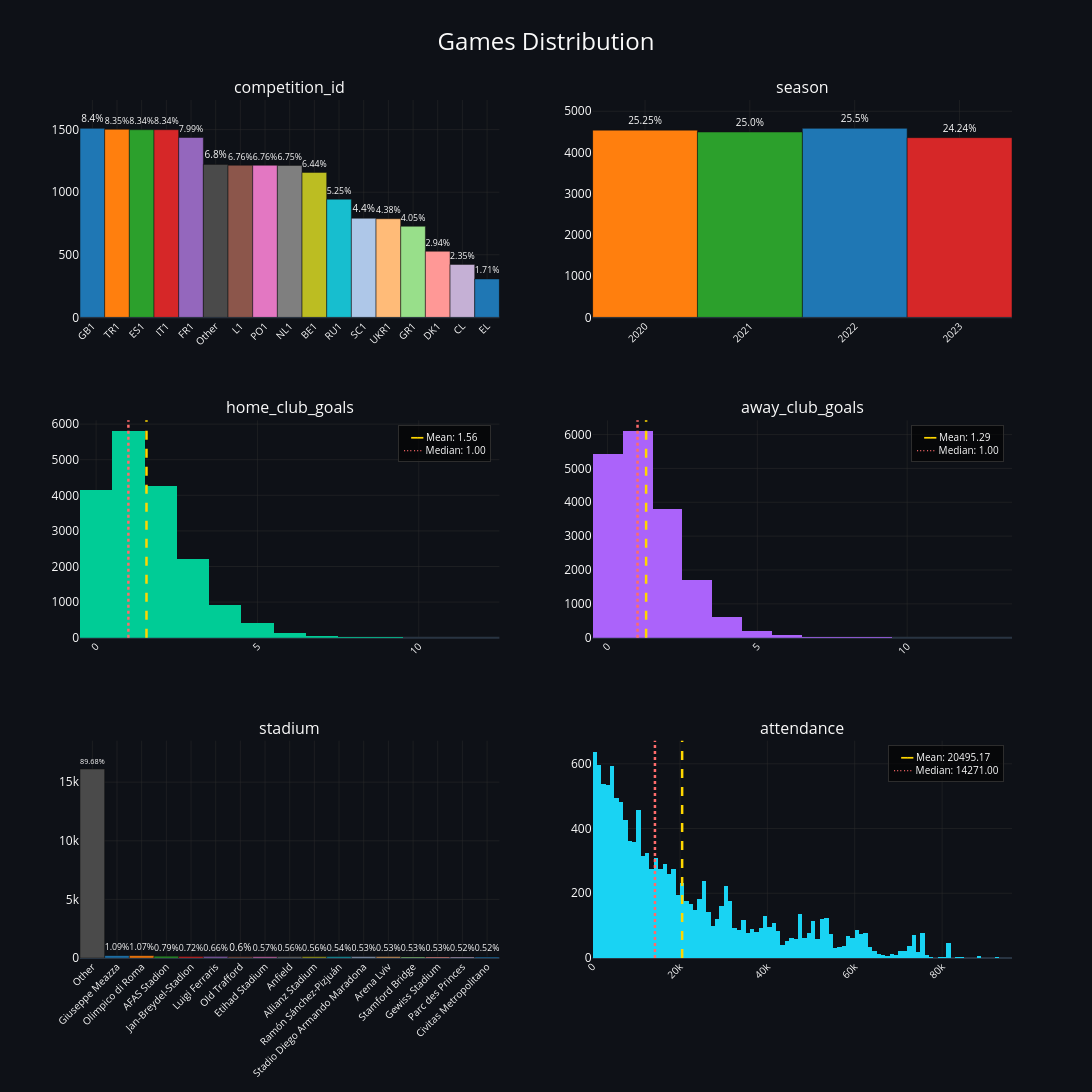

The notebook cell saved with this chart:
### Code cell
ignore_list = ['game_id', 'date', 'home_club_id', 'away_club_id']
games_dist = distribution_plot(games_summary, title='Games Distribution', ignore_cols=ignore_list, top_n_categories=16)
games_dist

### Figure 1 — Plotly figure (JSON) as saved in the notebook; plotly's stock layout.template omitted (floating-point values rounded to 4 significant figures; data arrays with more than 128 entries replaced by an {"elided": "..."} marker saying what was removed)
{"data": [{"cliponaxis": false, "hoverinfo": "text", "hovertext": ["GB1<br>Count: 1510<br>Percentage: 8.4%", "TR1<br>Count: 1502<br>Percentage: 8.35%", "ES1<br>Count: 1499<br>Percentage: 8.34%", "IT1<br>Count: 1499<br>Percentage: 8.34%", "FR1<br>Count: 1437<br>Percentage: 7.99%", "Other<br>Count: 1222<br>Percentage: 6.8%", "L1<br>Count: 1215<br>Percentage: 6.76%", "PO1<br>Count: 1215<br>Percentage: 6.76%", "NL1<br>Count: 1214<br>Percentage: 6.75%", "BE1<br>Count: 1158<br>Percentage: 6.44%", "RU1<br>Count: 944<br>Percentage: 5.25%", "SC1<br>Count: 792<br>Percentage: 4.4%", "UKR1<br>Count: 788<br>Percentage: 4.38%", "GR1<br>Count: 728<br>Percentage: 4.05%", "DK1<br>Count: 528<br>Percentage: 2.94%", "CL<br>Count: 423<br>Percentage: 2.35%", "EL<br>Count: 307<br>Percentage: 1.71%"], "marker": {"color": ["#1f77b4", "#ff7f0e", "#2ca02c", "#d62728", "#9467bd", "#4a4a4a", "#8c564b", "#e377c2", "#7f7f7f", "#bcbd22", "#17becf", "#aec7e8", "#ffbb78", "#98df8a", "#ff9896", "#c5b0d5", "#1f77b4"]}, "name": "competition_id", "showlegend": false, "text": ["8.4%", "8.35%", "8.34%", "8.34%", "7.99%", "6.8%", "6.76%", "6.76%", "6.75%", "6.44%", "5.25%", "4.4%", "4.38%", "4.05%", "2.94%", "2.35%", "1.71%"], "textfont": {"size": 10}, "textposition": "outside", "type": "bar", "x": ["GB1", "TR1", "ES1", "IT1", "FR1", "Other", "L1", "PO1", "NL1", "BE1", "RU1", "SC1", "UKR1", "GR1", "DK1", "CL", "EL"], "xaxis": "x", "y": [1510, 1502, 1499, 1499, 1437, 1222, 1215, 1215, 1214, 1158, 944, 792, 788, 728, 528, 423, 307], "yaxis": "y"}, {"cliponaxis": false, "hoverinfo": "text", "hovertext": ["2022<br>Count: 4585<br>Percentage: 25.5%", "2020<br>Count: 4541<br>Percentage: 25.25%", "2021<br>Count: 4496<br>Percentage: 25.0%", "2023<br>Count: 4359<br>Percentage: 24.24%"], "marker": {"color": ["#1f77b4", "#ff7f0e", "#2ca02c", "#d62728"]}, "name": "season", "showlegend": false, "text": ["25.5%", "25.25%", "25.0%", "24.24%"], "textfont": {"size": 10}, "textposition": "outside", "type": "bar", "x": [2022, 2020, 2021, 2023], "xaxis": "x2", "y": [4585, 4541, 4496, 4359], "yaxis": "y2"}, {"autobinx": true, "marker": {"color": "#00CC96"}, "name": "home_club_goals", "showlegend": false, "type": "histogram", "x": {"elided": "17981 int values"}, "xaxis": "x3", "yaxis": "y3"}, {"autobinx": true, "marker": {"color": "#AB63FA"}, "name": "away_club_goals", "showlegend": false, "type": "histogram", "x": {"elided": "17981 int values"}, "xaxis": "x4", "yaxis": "y4"}, {"cliponaxis": false, "hoverinfo": "text", "hovertext": ["Other<br>Count: 16125<br>Percentage: 89.68%", "Giuseppe Meazza<br>Count: 196<br>Percentage: 1.09%", "Olimpico di Roma<br>Count: 192<br>Percentage: 1.07%", "AFAS Stadion<br>Count: 142<br>Percentage: 0.79%", "Jan-Breydel-Stadion<br>Count: 130<br>Percentage: 0.72%", "Luigi Ferraris<br>Count: 119<br>Percentage: 0.66%", "Old Trafford<br>Count: 107<br>Percentage: 0.6%", "Etihad Stadium<br>Count: 103<br>Percentage: 0.57%", "Anfield<br>Count: 100<br>Percentage: 0.56%", "Allianz Stadium<br>Count: 100<br>Percentage: 0.56%", "Ramón Sánchez-Pizjuán<br>Count: 97<br>Percentage: 0.54%", "Stadio Diego Armando Maradona<br>Count: 96<br>Percentage: 0.53%", "Arena Lviv<br>Count: 96<br>Percentage: 0.53%", "Stamford Bridge<br>Count: 95<br>Percentage: 0.53%", "Gewiss Stadium<br>Count: 95<br>Percentage: 0.53%", "Parc des Princes<br>Count: 94<br>Percentage: 0.52%", "Civitas Metropolitano<br>Count: 94<br>Percentage: 0.52%"], "marker": {"color": ["#4a4a4a", "#1f77b4", "#ff7f0e", "#2ca02c", "#d62728", "#9467bd", "#8c564b", "#e377c2", "#7f7f7f", "#bcbd22", "#17becf", "#aec7e8", "#ffbb78", "#98df8a", "#ff9896", "#c5b0d5", "#1f77b4"]}, "name": "stadium", "showlegend": false, "text": ["89.68%", "1.09%", "1.07%", "0.79%", "0.72%", "0.66%", "0.6%", "0.57%", "0.56%", "0.56%", "0.54%", "0.53%", "0.53%", "0.53%", "0.53%", "0.52%", "0.52%"], "textfont": {"size": 10}, "textposition": "outside", "type": "bar", "x": ["Other", "Giuseppe Meazza", "Olimpico di Roma", "AFAS Stadion", "Jan-Breydel-Stadion", "Luigi Ferraris", "Old Trafford", "Etihad Stadium", "Anfield", "Allianz Stadium", "Ramón Sánchez-Pizjuán", "Stadio Diego Armando Maradona", "Arena Lviv", "Stamford Bridge", "Gewiss Stadium", "Parc des Princes", "Civitas Metropolitano"], "xaxis": "x5", "y": [16125, 196, 192, 142, 130, 119, 107, 103, 100, 100, 97, 96, 96, 95, 95, 94, 94], "yaxis": "y5"}, {"autobinx": true, "marker": {"color": "#19D3F3"}, "name": "attendance", "showlegend": false, "type": "histogram", "x": {"elided": "12987 float values"}, "xaxis": "x6", "yaxis": "y6"}], "layout": {"annotations": [{"font": {"size": 16}, "showarrow": false, "text": "competition_id", "x": 0.225, "xanchor": "center", "xref": "paper", "y": 1, "yanchor": "bottom", "yref": "paper"}, {"font": {"size": 16}, "showarrow": false, "text": "season", "x": 0.775, "xanchor": "center", "xref": "paper", "y": 1, "yanchor": "bottom", "yref": "paper"}, {"font": {"size": 16}, "showarrow": false, "text": "home_club_goals", "x": 0.225, "xanchor": "center", "xref": "paper", "y": 0.6267, "yanchor": "bottom", "yref": "paper"}, {"font": {"size": 16}, "showarrow": false, "text": "away_club_goals", "x": 0.775, "xanchor": "center", "xref": "paper", "y": 0.6267, "yanchor": "bottom", "yref": "paper"}, {"font": {"size": 16}, "showarrow": false, "text": "stadium", "x": 0.225, "xanchor": "center", "xref": "paper", "y": 0.2533, "yanchor": "bottom", "yref": "paper"}, {"font": {"size": 16}, "showarrow": false, "text": "attendance", "x": 0.775, "xanchor": "center", "xref": "paper", "y": 0.2533, "yanchor": "bottom", "yref": "paper"}, {"bgcolor": "rgba(0,0,0,0.6)", "bordercolor": "#2d2d2d", "borderpad": 4, "borderwidth": 1, "font": {"color": "#fafafa", "size": 10}, "showarrow": false, "text": "<span style=\"color:#FFD700;\">━━</span> Mean: 1.56<br><span style=\"color:#FF6B6B;\">⋯⋯</span> Median: 1.00", "x": 0.98, "xanchor": "right", "xref": "x3 domain", "y": 0.98, "yanchor": "top", "yref": "y3 domain"}, {"bgcolor": "rgba(0,0,0,0.6)", "bordercolor": "#2d2d2d", "borderpad": 4, "borderwidth": 1, "font": {"color": "#fafafa", "size": 10}, "showarrow": false, "text": "<span style=\"color:#FFD700;\">━━</span> Mean: 1.29<br><span style=\"color:#FF6B6B;\">⋯⋯</span> Median: 1.00", "x": 0.98, "xanchor": "right", "xref": "x4 domain", "y": 0.98, "yanchor": "top", "yref": "y4 domain"}, {"bgcolor": "rgba(0,0,0,0.6)", "bordercolor": "#2d2d2d", "borderpad": 4, "borderwidth": 1, "font": {"color": "#fafafa", "size": 10}, "showarrow": false, "text": "<span style=\"color:#FFD700;\">━━</span> Mean: 20495.17<br><span style=\"color:#FF6B6B;\">⋯⋯</span> Median: 14271.00", "x": 0.98, "xanchor": "right", "xref": "x6 domain", "y": 0.98, "yanchor": "top", "yref": "y6 domain"}], "autosize": false, "font": {"color": "#fafafa", "size": 12}, "height": 1140, "paper_bgcolor": "#0e1117", "plot_bgcolor": "#0e1117", "shapes": [{"line": {"color": "#FFD700", "dash": "dash", "width": 2.5}, "type": "line", "x0": 1.561, "x1": 1.561, "xref": "x3", "y0": 0, "y1": 1, "yref": "y3 domain"}, {"line": {"color": "#FF6B6B", "dash": "dot", "width": 2.5}, "type": "line", "x0": 1, "x1": 1, "xref": "x3", "y0": 0, "y1": 1, "yref": "y3 domain"}, {"line": {"color": "#FFD700", "dash": "dash", "width": 2.5}, "type": "line", "x0": 1.286, "x1": 1.286, "xref": "x4", "y0": 0, "y1": 1, "yref": "y4 domain"}, {"line": {"color": "#FF6B6B", "dash": "dot", "width": 2.5}, "type": "line", "x0": 1, "x1": 1, "xref": "x4", "y0": 0, "y1": 1, "yref": "y4 domain"}, {"line": {"color": "#FFD700", "dash": "dash", "width": 2.5}, "type": "line", "x0": 20500.0, "x1": 20500.0, "xref": "x6", "y0": 0, "y1": 1, "yref": "y6 domain"}, {"line": {"color": "#FF6B6B", "dash": "dot", "width": 2.5}, "type": "line", "x0": 14271, "x1": 14271, "xref": "x6", "y0": 0, "y1": 1, "yref": "y6 domain"}], "showlegend": false, "title": {"font": {"size": 24}, "text": "Games Distribution", "x": 0.5}, "uniformtext": {"minsize": 8, "mode": "hide"}, "width": 1400, "xaxis": {"anchor": "y", "domain": [0, 0.45], "gridcolor": "#2d2d2d", "gridwidth": 0.5, "showgrid": true, "tickangle": -45, "tickfont": {"size": 10}}, "xaxis2": {"anchor": "y2", "domain": [0.55, 1], "gridcolor": "#2d2d2d", "gridwidth": 0.5, "showgrid": true, "tickangle": -45, "tickfont": {"size": 10}}, "xaxis3": {"anchor": "y3", "domain": [0, 0.45], "gridcolor": "#2d2d2d", "gridwidth": 0.5, "showgrid": true, "tickangle": -45, "tickfont": {"size": 10}}, "xaxis4": {"anchor": "y4", "domain": [0.55, 1], "gridcolor": "#2d2d2d", "gridwidth": 0.5, "showgrid": true, "tickangle": -45, "tickfont": {"size": 10}}, "xaxis5": {"anchor": "y5", "domain": [0, 0.45], "gridcolor": "#2d2d2d", "gridwidth": 0.5, "showgrid": true, "tickangle": -45, "tickfont": {"size": 10}}, "xaxis6": {"anchor": "y6", "domain": [0.55, 1], "gridcolor": "#2d2d2d", "gridwidth": 0.5, "showgrid": true, "tickangle": -45, "tickfont": {"size": 10}}, "yaxis": {"anchor": "x", "domain": [0.7467, 1], "gridcolor": "#2d2d2d", "gridwidth": 0.5, "range": [0, 1736.0], "showgrid": true}, "yaxis2": {"anchor": "x2", "domain": [0.7467, 1], "gridcolor": "#2d2d2d", "gridwidth": 0.5, "range": [0, 5273.0], "showgrid": true}, "yaxis3": {"anchor": "x3", "domain": [0.3733, 0.6267], "gridcolor": "#2d2d2d", "gridwidth": 0.5, "showgrid": true}, "yaxis4": {"anchor": "x4", "domain": [0.3733, 0.6267], "gridcolor": "#2d2d2d", "gridwidth": 0.5, "showgrid": true}, "yaxis5": {"anchor": "x5", "domain": [0, 0.2533], "gridcolor": "#2d2d2d", "gridwidth": 0.5, "range": [0, 18540.0], "showgrid": true}, "yaxis6": {"anchor": "x6", "domain": [0, 0.2533], "gridcolor": "#2d2d2d", "gridwidth": 0.5, "showgrid": true}}}
